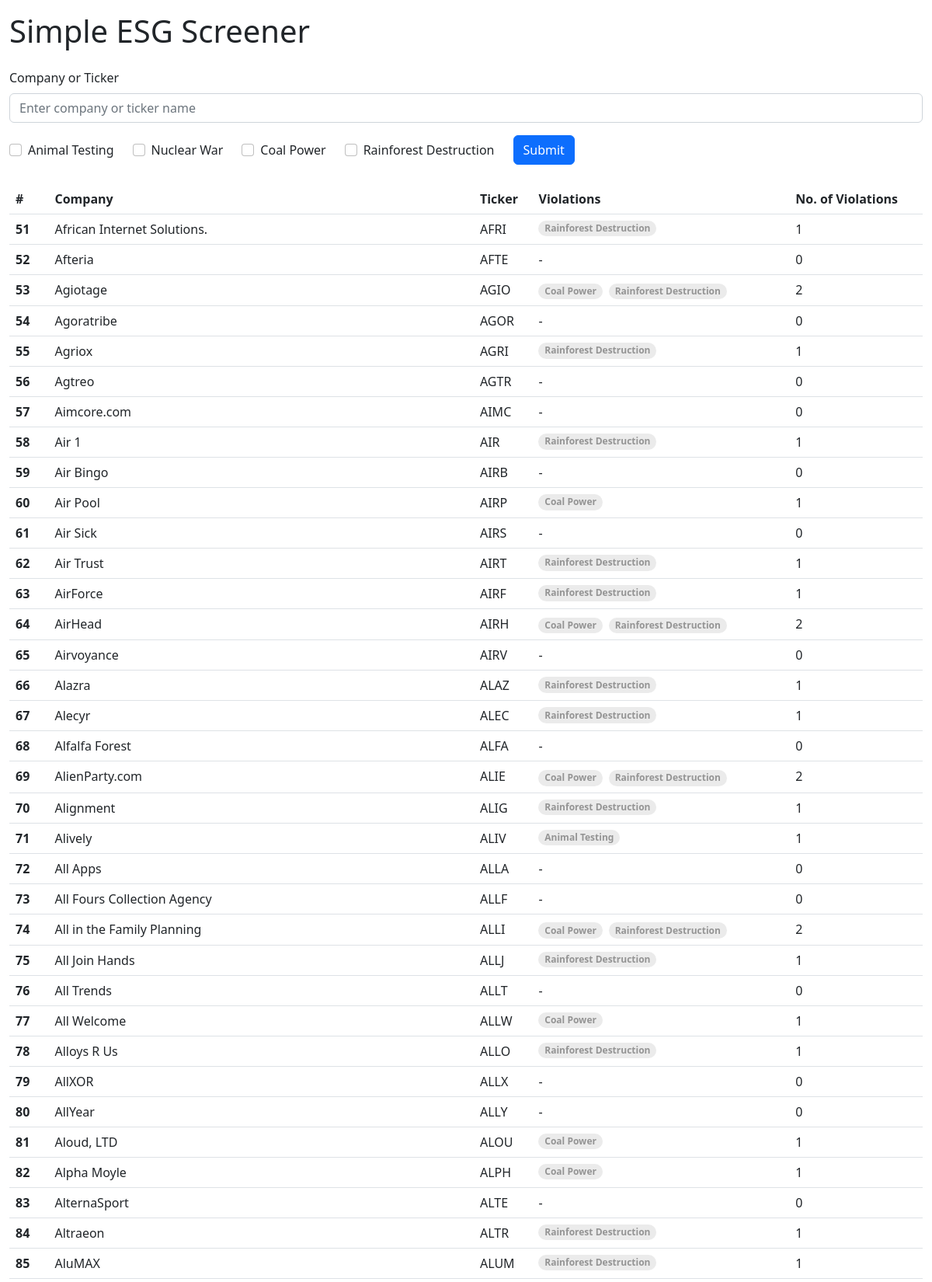
Screenshot of /?page=2 (upper part) with the database file from the repository.
### core/models.py (models this page shows)
class stocks(models.Model):
    company = models.CharField(max_length=100)
    ticker = models.CharField(max_length=30)
    animal_testing = models.BooleanField()
    nuclear_war = models.BooleanField()
    coal_power = models.BooleanField()
    rainforest_destruction = models.BooleanField()

### core/views.py (the view)
# urls.py: path('', views.index),
def index(request):
    Stocks = stocks.objects.all()
    company_ticker = request.GET.get('company_ticker', '')
    animal_testing = request.GET.get('animal_testing', '')
    nuclear_war = request.GET.get('nuclear_war', '')
    coal_power = request.GET.get('coal_power', '')
    rainforest_destruction = request.GET.get('rainforest_destruction', '')
    page_number = request.GET.get('page')
    if company_ticker != '':
        Stocks = Stocks.filter(Q(company__icontains=company_ticker) | Q(ticker__icontains=company_ticker)).distinct()
    if animal_testing != '':
        Stocks = Stocks.filter(animal_testing=True).distinct()
    if nuclear_war != '':
        Stocks = Stocks.filter(nuclear_war=True).distinct()
    if coal_power != '':
        Stocks = Stocks.filter(coal_power=True).distinct()
    if rainforest_destruction != '':
        Stocks = Stocks.filter(rainforest_destruction=True).distinct()
    for Stock in Stocks: Stock.violation_count = (Stock.animal_testing, Stock.nuclear_war, Stock.coal_power, Stock.rainforest_destruction ).count(True)
    paginator = Paginator(Stocks, 50)
    Stocks = paginator.get_page(page_number)
    return render(request, "index.html", {'Title': 'Home', 'Class': 'home', 'stocks': Stocks })

### core/templatetags/custom_filters.py (called while the page is built)
@register.filter
def account_for_pagination(value, page):
    value, page = int(value), int(page)
    counter_value = value + ((page - 1) * 50)
    return counter_value

### core/templates/index.html (shortened to what this page needs)
{% extends 'main.html' %}
{% load custom_filters %}
{% block body %}
<div class="row mb-3 mt-3">
    <h1>Simple ESG Screener</h1>
</div>
<div class="row">
<div class="col-12">
    <form>
        <div class="mb-3">
          <label for="company_ticker" class="form-label">Company or Ticker</label>
          <input type="text" class="form-control" id="company_ticker" aria-describedby="company_ticker" name="company_ticker" placeholder="Enter company or ticker name" >
        </div>
        <div class="form-group d-flex gap-4 align-items-baseline">
            <div class="form-group d-flex gap-4">
                <div class="mb-3 form-check">
                <input type="checkbox" class="form-check-input" id="animal_testing" name="animal_testing" {% if request.GET.animal_testing %}checked{% endif %}>
                <label class="form-check-label" for="animal_testing">Animal Testing</label>
                </div>
                <div class="mb-3 form-check">
                    <input type="checkbox" class="form-check-input" id="nuclear_war" name="nuclear_war" {% if request.GET.nuclear_war %}checked{% endif %}>
                    <label class="form-check-label" for="nuclear_war">Nuclear War</label>
                </div>
                <div class="mb-3 form-check">
                    <input type="checkbox" class="form-check-input" id="coal_power" name="coal_power" {% if request.GET.coal_power %}checked{% endif %}>
                    <label class="form-check-label" for="coal_power">Coal Power</label>
                </div>
                <div class="mb-3 form-check">
                    <input type="checkbox" class="form-check-input" id="rainforest_destruction" name="rainforest_destruction" {% if request.GET.rainforest_destruction %}checked{% endif %}>
                    <label class="form-check-label" for="rainforest_destruction">Rainforest Destruction</label>
                </div>
            </div>
            <button type="submit" class="btn btn-primary">Submit</button>
        </div>
      </form>
</div>
</div>
<div class="row">
    <div class="col-12">
        <table class="table">
            <thead>
            <tr>
                <th scope="col">#</th>
                <th scope="col">Company</th>
                <th scope="col">Ticker</th>
                <th scope="col">Violations</th>
                <th scope="col">No. of Violations</th>
            </tr>
            </thead>
            <tbody>
                {% for stock in stocks %}
                <tr>
                    <th>{{forloop.counter|account_for_pagination:stocks.number}}</th>
                    <td>{{stock.company}}</td>
                    <td>{{stock.ticker}}</td>
                    <td class="text-nowrap">
                        {% if stock.animal_testing %}<span class="badge rounded-pill text-bg-light me-1">Animal Testing</span>{% endif %}
                        {% if stock.coal_power %}<span class="badge rounded-pill text-bg-light me-1">Coal Power</span>{% endif %}
                        {% if stock.rainforest_destruction %}<span class="badge rounded-pill text-bg-light me-1">Rainforest Destruction</span>{% endif %}
                        {% if not stock.animal_testing and not stock.nuclear_war and not stock.coal_power and not stock.rainforest_destruction %}-{% endif %}
                    </td>
                    <td>{{stock.violation_count}}</td>
                </tr>
                {% endfor %}
            </tbody>
        </table>
    </div>
</div>
{% endblock %}

### core/templates/partials/head.html (style rules this page uses)
.text-bg-light { color: hsl(0deg 0% 58%)!important;background-color: hsl(0deg 0% 92%) !important; }

### rows the page displays
stocks: company "African Internet Solutions.", ticker "AFRI", rainforest_destruction "Rainforest Destruction", violation_count "1"
stocks: company "Afteria", ticker "AFTE", violation_count "0"
stocks: company "Agiotage", ticker "AGIO", coal_power "Coal Power", rainforest_destruction "Rainforest Destruction", violation_count "2"
stocks: company "Agoratribe", ticker "AGOR", violation_count "0"
stocks: company "Agriox", ticker "AGRI", rainforest_destruction "Rainforest Destruction", violation_count "1"
stocks: company "Agtreo", ticker "AGTR", violation_count "0"
stocks: company "Aimcore.com", ticker "AIMC", violation_count "0"
stocks: company "Air 1", ticker "AIR", rainforest_destruction "Rainforest Destruction", violation_count "1"
stocks: company "Air Bingo", ticker "AIRB", violation_count "0"
stocks: company "Air Pool", ticker "AIRP", coal_power "Coal Power", violation_count "1"
stocks: company "Air Sick", ticker "AIRS", violation_count "0"
stocks: company "Air Trust", ticker "AIRT", rainforest_destruction "Rainforest Destruction", violation_count "1"
stocks: company "AirForce", ticker "AIRF", rainforest_destruction "Rainforest Destruction", violation_count "1"
stocks: company "AirHead", ticker "AIRH", coal_power "Coal Power", rainforest_destruction "Rainforest Destruction", violation_count "2"
stocks: company "Airvoyance", ticker "AIRV", violation_count "0"
stocks: company "Alazra", ticker "ALAZ", rainforest_destruction "Rainforest Destruction", violation_count "1"
stocks: company "Alecyr", ticker "ALEC", rainforest_destruction "Rainforest Destruction", violation_count "1"
stocks: company "Alfalfa Forest", ticker "ALFA", violation_count "0"
stocks: company "AlienParty.com", ticker "ALIE", coal_power "Coal Power", rainforest_destruction "Rainforest Destruction", violation_count "2"
stocks: company "Alignment", ticker "ALIG", rainforest_destruction "Rainforest Destruction", violation_count "1"
stocks: company "Alively", ticker "ALIV", animal_testing "Animal Testing", violation_count "1"
stocks: company "All Apps", ticker "ALLA", violation_count "0"
stocks: company "All Fours Collection Agency", ticker "ALLF", violation_count "0"
stocks: company "All in the Family Planning", ticker "ALLI", coal_power "Coal Power", rainforest_destruction "Rainforest Destruction", violation_count "2"
stocks: company "All Join Hands", ticker "ALLJ", rainforest_destruction "Rainforest Destruction", violation_count "1"
stocks: company "All Trends", ticker "ALLT", violation_count "0"
stocks: company "All Welcome", ticker "ALLW", coal_power "Coal Power", violation_count "1"
stocks: company "Alloys R Us", ticker "ALLO", rainforest_destruction "Rainforest Destruction", violation_count "1"
stocks: company "AllXOR", ticker "ALLX", violation_count "0"
stocks: company "AllYear", ticker "ALLY", violation_count "0"
stocks: company "Aloud, LTD", ticker "ALOU", coal_power "Coal Power", violation_count "1"
stocks: company "Alpha Moyle", ticker "ALPH", coal_power "Coal Power", violation_count "1"
stocks: company "AlternaSport", ticker "ALTE", violation_count "0"
stocks: company "Altraeon", ticker "ALTR", rainforest_destruction "Rainforest Destruction", violation_count "1"
stocks: company "AluMAX", ticker "ALUM", rainforest_destruction "Rainforest Destruction", violation_count "1"
